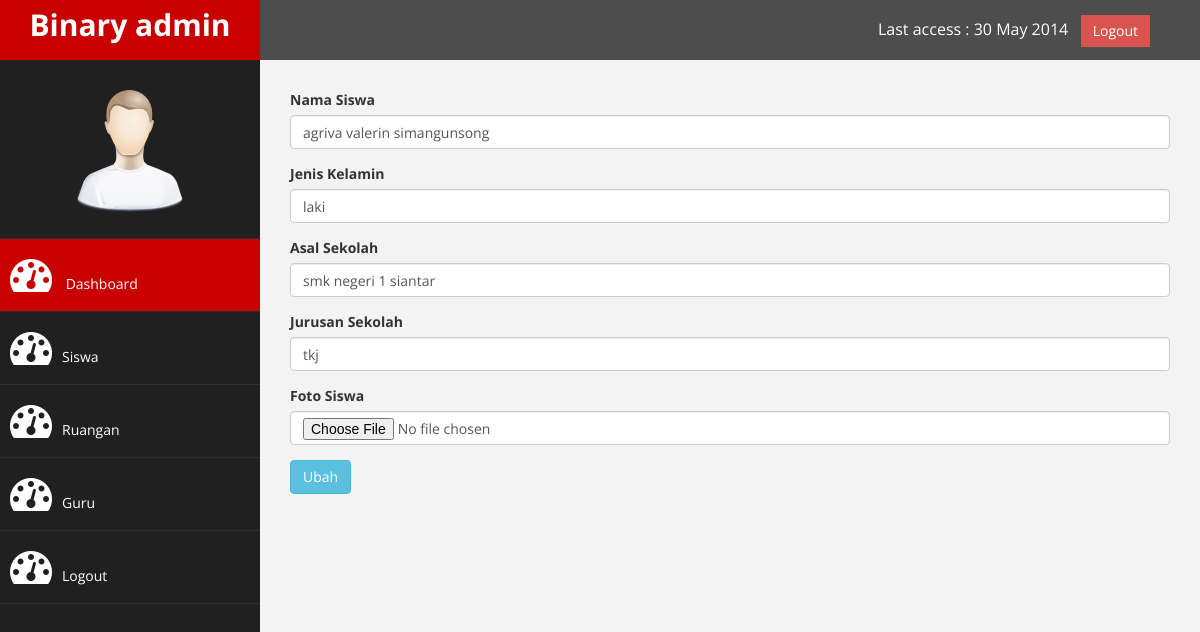
The page /index.php?halaman=ubah&id=23 (signed in) on the database its author committed.
### tables this page shows
CREATE TABLE `siswa` (
  `id_siswa` int(11) NOT NULL,
  `nama_siswa` varchar(100) NOT NULL,
  `jenis_kelamin` varchar(13) NOT NULL,
  `asal_sekolah` varchar(60) NOT NULL,
  `jurusan_siswa` varchar(70) NOT NULL,
  `foto_siswa` mediumtext NOT NULL
);

### ubah.php (the view, shortened to what this page needs)
<?php
include 'koneksi/koneksi.php';
$pilih = mysqli_query($koneksi,"SELECT * FROM siswa WHERE id_siswa='$_GET[id]'");
$tampil = mysqli_fetch_array($pilih);
 ?>
<!DOCTYPE html>
<html lang="en">
<head>
</head>
<body>
	<form action="proses_ubah_siswa.php" method="post" enctype="multipart/form-data">
		<div class="form-group">
			<label>Nama Siswa</label>
			<input type="text" name="nama_siswa" value="<?php echo $tampil['nama_siswa']; ?>" class="form-control">
		</div>
		<div class="form-group">
			<label>Jenis Kelamin</label>
			<input type="text" name="jenis_kelamin" value="<?php echo $tampil['jenis_kelamin']; ?>" class="form-control">
		</div>
		<div class="form-group">
			<label>Asal Sekolah</label>
			<input type="text" name="asal_sekolah" value="<?php echo $tampil['asal_sekolah']; ?>" class="form-control">
		</div>
		<div class="form-group">
			<label>Jurusan Sekolah</label>
			<input type="text" name="jurusan_siswa" value="<?php echo $tampil['jurusan_siswa']; ?>" class="form-control">
		</div>
		<div class="form-group">
			<label>Foto Siswa</label>
			<input type="file" name="foto_siswa" class="form-control">
		</div>
		<div class="form-group">
			<button type="submit" class="btn btn-info" name="simpan">Ubah</button>
		</div>
	</form>
</body>
</html>

### assets/css/custom.css (style rules this page uses)
body { font-family: 'Open Sans', sans-serif; }

### rows shown on the page
siswa: nama_siswa "agriva valerin simangunsong", jenis_kelamin "laki", asal_sekolah "smk negeri 1 siantar", jurusan_siswa "tkj"
